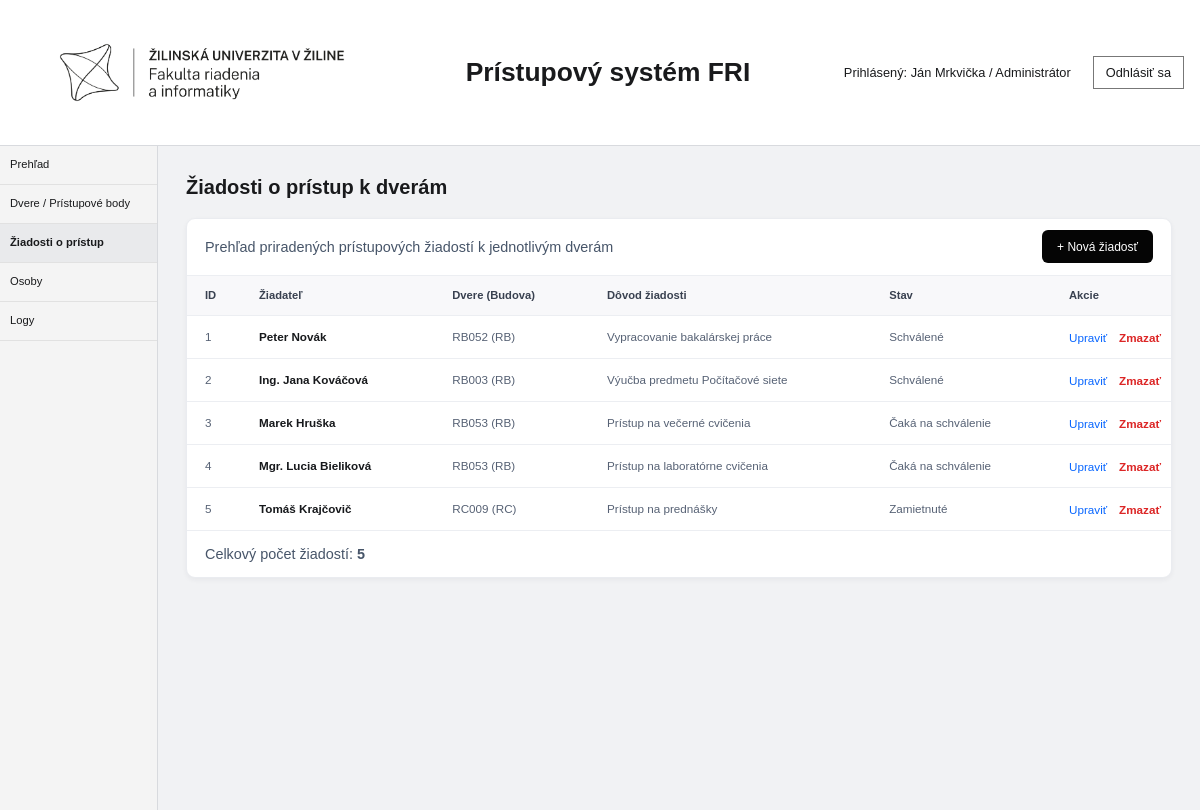
/?c=accessrequest, run on the app's committed database.
### tables this page shows
CREATE TABLE `access_requests` (
                                   `id` INT NOT NULL AUTO_INCREMENT,
                                   `applicant_name` VARCHAR(100) NOT NULL,
                                   `door_id` INT NOT NULL,
                                   `reason` VARCHAR(255) NOT NULL,
                                   `status` VARCHAR(30) NOT NULL DEFAULT 'Čaká na schválenie',
                                   PRIMARY KEY (`id`),
                                   CONSTRAINT `fk_access_requests_doors`
                                       FOREIGN KEY (`door_id`) REFERENCES `doors` (`id`)
                                           ON DELETE CASCADE
                                           ON UPDATE CASCADE
);

CREATE TABLE `doors` (
                         `id` INT NOT NULL AUTO_INCREMENT,
                         `name` VARCHAR(50) NOT NULL,
                         `building` VARCHAR(50) NOT NULL,
                         `description` VARCHAR(255) NOT NULL,
                         PRIMARY KEY (`id`)
);

### Framework/Http/Responses/Response.php (called while the page is built, shortened)
<?php
abstract class Response
{
    public function send(): void
    {
        $this->generate();
    }
}

### public/index.php (called while the page is built, shortened)
<?php
require __DIR__ . '/../Framework/ClassLoader.php';
try {
    $app = new App();
    $app->run();
} catch (Exception $e) {
    die('An error occurred: ' . $e->getMessage());
}

### Framework/Support/LinkGenerator.php (called while the page is built, shortened)
<?php
class LinkGenerator
{
    private Request $request;
    public function __construct(Request $request, Router $router)
    {
        $this->request = $request;
    }
    public function url(
        string|array $destination,
        array $parameters = [],
        bool $absolute = false,
        bool $appendParameters = false
    ): string {
        list($controller, $action) = explode(".", $destination);
        $args = $appendParameters ? $this->request->get() : [];
        $args = ["c" => lcfirst($controller), "a" => $action != "index" ? $action : null] + $parameters + $args;
        $basePath = $absolute ? $this->request->getBaseUrl() : "";
        return $basePath . "?" . http_build_query($args);
    }
}

### Framework/ClassLoader.php (called while the page is built, shortened)
<?php
class ClassLoader
{
    public static function Boot(): void
    {
        spl_autoload_register(function ($class_name) {
            $file = self::getClassFile($class_name);
        });
    }
    public static function getClassFile(string $className): string
    {
        $baseDir = realpath(dirname(__DIR__));
        $relativePath = str_replace('\\', DIRECTORY_SEPARATOR, ltrim($className, '\\')) . '.php';
        return $baseDir . DIRECTORY_SEPARATOR . $relativePath;
    }
}

### Framework/Core/Model.php (called while the page is built, shortened)
<?php
abstract class Model implements \JsonSerializable
{
    protected static array $columnsMap = [];
    private static array $dbColumns = [];
    private static array $modelProperties = [];
    private static IDbConvention $dbConventions;
    protected static function getTableName(): string
    {
        return self::getConventions()->getTableName(get_called_class());
    }
    protected static function getPkColumnName(): string
    {
        return self::getConventions()->getPkColumnName(get_called_class());
    }
    protected static function getColumnsMap(): array
    {
        return static::$columnsMap ?? [];
    }
    public static function getAll(
        ?string $whereClause = null,
        array   $whereParams = [],
        ?string $orderBy = null,
        ?int    $limit = null,
        ?int    $offset = null
    ): array
    {
        try {
            $sql = "SELECT " . static::getDBColumnNamesList() . " FROM `" . static::getTableName() . "`";
            $stmt = Connection::getInstance()->prepare($sql);
            $stmt->execute($whereParams);
            $models = $stmt->fetchAll(PDO::FETCH_CLASS | PDO::FETCH_PROPS_LATE, static::class);
            $dataSet = new ResultSet($models);
            return $models;
        } catch (PDOException $exception) {
            throw new Exception('Query failed: ' . $exception->getMessage(), 0, $exception);
        }
    }
    public static function getOne(mixed $id): ?static
    {
        try {
            $sql = "SELECT " . static::getDBColumnNamesList() . " FROM `" . static::getTableName() . "` WHERE `" .
                static::getPkColumnName() . "`=?";
            $stmt = Connection::getInstance()->prepare($sql);
            $stmt->setFetchMode(PDO::FETCH_CLASS | PDO::FETCH_PROPS_LATE, static::class);
            $stmt->execute([$id]);
            $model = $stmt->fetch() ?: null;
            if ($model !== null) {
                $model->_dbId = $model->getIdValue();
                $model->_resultSet = new ResultSet([$model]);
            }
            return $model;
        } catch (PDOException $exception) {
            throw new Exception('Query failed: ' . $exception->getMessage(), 0, $exception);
        }
    }
    private static function getDbColumns(): array
    {
        if (isset(self::$dbColumns[static::class])) {
            return self::$dbColumns[static::class];
        }
        try {
            $sql = "DESCRIBE " . static::getTableName();
            $stmt = Connection::getInstance()->prepare($sql);
            $stmt->execute([]);
            self::$dbColumns[static::class] = array_column($stmt->fetchAll(), 'Field');
            return self::$dbColumns[static::class];
        } catch (PDOException $exception) {
            throw new Exception('Query failed: ' . $exception->getMessage(), 0, $exception);
        }
    }
    private function getIdValue(): mixed
    {
        $pk = static::getPkColumnName();
        $prop = static::toPropertyName($pk);
        return isset($this->{$prop}) ? $this->{$prop} : null;
    }
    private static function getModelProperties(): array
    {
        if (isset(self::$modelProperties[static::class])) {
            return self::$modelProperties[static::class];
        }
        $reflection = new \ReflectionClass(static::class);
        $properties = [];
        foreach ($reflection->getProperties() as $property) {
            $propertyName = $property->getName();
            if ($property->isStatic()) {
                continue;
            }
            $properties[$propertyName] = true;
        }
        self::$modelProperties[static::class] = $properties;
        return $properties;
    }
    private static function getDBColumnNamesList(): string
    {
        $dbColumns = [];
        foreach (static::getDbColumns() as $columnName) {
            $propertyName = static::toPropertyName($columnName);
            if ($propertyName != $columnName) {
                $dbColumns[] = "`$columnName` AS {$propertyName}";
            } else {
                $dbColumns[] = $columnName;
            }
        }
        return implode(', ', $dbColumns);
    }
    private static function toPropertyName(string $columnName): string
    {
        $customMapping = static::getColumnsMap();
        if (isset($customMapping[$columnName])) {
            return $customMapping[$columnName];
        } else {
            return static::getConventions()->toPropertyName($columnName);
        }
    }
    private static function getConventions(): IDbConvention
    {
        if (!isset(static::$dbConventions)) {
            static::$dbConventions = new (Configuration::DB_CONVENTIONS_CLASS)();
        }
        return static::$dbConventions;
    }
}

### App/Models/AccessRequest.php (called while the page is built, shortened)
<?php
class AccessRequest extends Model
{
    protected ?int $id = null;
    protected ?string $applicant_name = null;
    protected ?int $door_id = null;
    protected ?string $reason = null;
    protected ?string $status = 'Čaká na schválenie';
    protected static function getTableName(): string
    {
        return 'access_requests';
    }
    public function getId(): ?int
    {
        return $this->id;
    }
    public function getApplicantName(): ?string
    {
        return $this->applicant_name;
    }
    public function getReason(): ?string
    {
        return $this->reason;
    }
    public function getStatus(): ?string
    {
        return $this->status;
    }
    public function getDoor(): ?Door
    {
        return Door::getOne($this->door_id);
    }
}

### Framework/DB/Connection.php (called while the page is built, shortened)
<?php
class Connection
{
    private static ?Connection $instance = null;
    private PDO $db;
    public function __construct(PDO $db)
    {
        $this->db = $db;
    }
    public static function getInstance(): Connection
    {
        try {
            if (self::$instance == null) {
                $db = new PDO(
                    'mysql:dbname=' . Configuration::DB_NAME . ';host=' . Configuration::DB_HOST,
                    Configuration::DB_USER,
                    Configuration::DB_PASS
                );
                $db->setAttribute(PDO::ATTR_ERRMODE, PDO::ERRMODE_EXCEPTION);
                $db->setAttribute(PDO::ATTR_EMULATE_PREPARES, true);
                self::$instance = new self($db);
            }
            return self::$instance;
        } catch (PDOException $e) {
            throw new Exception('Connection failed: ' . $e->getMessage());
        }
    }
    public function prepare(string $sql): DebugStatement
    {
        try {
            return new DebugStatement($this->db->prepare($sql));
        } catch (PDOException $e) {
            throw new Exception('Prepare failed: ' . $e->getMessage());
        }
    }
}

### Framework/DB/DebugStatement.php (called while the page is built, shortened)
<?php
class DebugStatement
{
    private PDOStatementAlias $stmt;
    public function __construct($stmt)
    {
        $this->stmt = $stmt;
    }
    public function execute(?array $params = null): bool
    {
        $result = $this->stmt->execute($params);
        $this->stmt->debugDumpParams();
        return $result;
    }
    public function __call(string $name, array $arguments): mixed
    {
        return $this->stmt->{$name}(...$arguments);
    }
}

### App/Controllers/AccessRequestController.php (called while the page is built, shortened)
<?php
class AccessRequestController extends BaseController
{
    public function index(Request $request): Response
    {
        $requests = AccessRequest::getAll();
        return $this->html([
            'requests' => $requests
        ]);
    }
}

### Framework/DB/DefaultConventions.php (called while the page is built, shortened)
<?php
class DefaultConventions implements IDbConvention
{
    public function getTableName(string $className): string
    {
        $arr = explode("\\", $className);
        return Inflect::pluralize(strtolower(end($arr)));
    }
    public function getPkColumnName(string $className): string
    {
        return 'id';
    }
    public function toPropertyName(string $columnName): string
    {
        return $columnName;
    }
}

### Framework/Support/Inflect.php (called while the page is built, shortened)
<?php
class Inflect
{
    public static $plural = array(
        '/(quiz)$/i' => "$1zes",
        '/^(ox)$/i' => "$1en",
        '/([m|l])ouse$/i' => "$1ice",
        '/(matr|vert|ind)ix|ex$/i' => "$1ices",
        '/(x|ch|ss|sh)$/i' => "$1es",
        '/([^aeiouy]|qu)y$/i' => "$1ies",
        '/(hive)$/i' => "$1s",
        '/(?:([^f])fe|([lr])f)$/i' => "$1$2ves",
        '/(shea|lea|loa|thie)f$/i' => "$1ves",
        '/sis$/i' => "ses",
        '/([ti])um$/i' => "$1a",
        '/(tomat|potat|ech|her|vet)o$/i' => "$1oes",
        '/(bu)s$/i' => "$1ses",
        '/(alias)$/i' => "$1es",
        '/(octop)us$/i' => "$1i",
        '/(ax|test)is$/i' => "$1es",
        '/(us)$/i' => "$1es",
        '/s$/i' => "s",
        '/$/' => "s"
    );
    public static $irregular = array(
        'move' => 'moves',
        'foot' => 'feet',
        'goose' => 'geese',
        'sex' => 'sexes',
        'child' => 'children',
        'man' => 'men',
        'tooth' => 'teeth',
        'person' => 'people',
        'valve' => 'valves'
    );
    public static function pluralize($string)
    {
        foreach (self::$irregular as $pattern => $result) {
            $pattern = '/' . $pattern . '$/i';
        }
        foreach (self::$plural as $pattern => $result) {
            if (preg_match($pattern, $string)) {
                return preg_replace($pattern, $result, $string);
            }
        }
        return $string;
    }
}

### App/Views/AccessRequest/index.view.php (the view, shortened to what this page needs)
<h1>Žiadosti o prístup k dverám</h1>
<section class="table-card" aria-label="Zoznam žiadostí o prístup">
    <div class="table-toolbar">
        <p class="records-count">Prehľad priradených prístupových žiadostí k jednotlivým dverám</p>
        <a class="button button-primary" href="<?= $link->url('accessrequest.add') ?>">+ Nová žiadosť</a>
    </div>
    <div class="table-scroll">
        <table>
            <thead>
            <tr>
                <th scope="col">ID</th>
                <th scope="col">Žiadateľ</th>
                <th scope="col">Dvere (Budova)</th>
                <th scope="col">Dôvod žiadosti</th>
                <th scope="col">Stav</th>
                <th scope="col">Akcie</th>
            </tr>
            </thead>
            <tbody>
            <?php if (empty($requests)) { ?>
                <tr>
                    <td colspan="6">V databáze sa momentálne nenachádzajú žiadne žiadosti o prístup.</td>
                </tr>
            <?php } else { ?>
                <?php foreach ($requests as $req) { ?>
                    <?php $door = $req->getDoor(); ?>
                    <tr>
                        <td data-label="ID"><?= (int)$req->getId() ?></td>
                        <th scope="row" data-label="Žiadateľ">
                            <?= htmlspecialchars((string)$req->getApplicantName()) ?>
                        </th>
                        <td data-label="Dvere (Budova)">
                            <?php if ($door !== null) { ?>
                                <?= htmlspecialchars((string)$door->getName()) ?>
                                (<?= htmlspecialchars((string)$door->getBuilding()) ?>)
                            <?php } else { ?>
                                Neznáme dvere
                            <?php } ?>
                        </td>
                        <td data-label="Dôvod žiadosti">
                            <?= htmlspecialchars((string)$req->getReason()) ?>
                        </td>
                        <td data-label="Stav">
                            <?= htmlspecialchars((string)$req->getStatus()) ?>
                        </td>
                        <td data-label="Akcie" class="actions-cell">
                            <a class="edit-link"
                               href="<?= $link->url('accessrequest.edit', ['id' => $req->getId()]) ?>">Upraviť</a>
                            <form method="post"
                                  action="<?= $link->url('accessrequest.delete') ?>"
                                  class="inline-form">
                                <button type="submit" class="delete-link">Zmazať</button>
                            </form>
                        </td>
                    </tr>
                <?php } ?>
            <?php } ?>
            </tbody>
        </table>
    </div>
    <div class="table-footer">
        <p class="records-count">Celkový počet žiadostí: <strong><?= count($requests) ?></strong></p>
    </div>
</section>

### data on the page
access_requests: id "1", applicant_name "Peter Novák", door.name "RB052", door.building "RB", reason "Vypracovanie bakalárskej práce", status "Schválené"
access_requests: id "2", applicant_name "Ing. Jana Kováčová", door.name "RB003", door.building "RB", reason "Výučba predmetu Počítačové siete", status "Schválené"
access_requests: id "3", applicant_name "Marek Hruška", door.name "RB053", door.building "RB", reason "Prístup na večerné cvičenia", status "Čaká na schválenie"
access_requests: id "4", applicant_name "Mgr. Lucia Bieliková", door.name "RB053", door.building "RB", reason "Prístup na laboratórne cvičenia", status "Čaká na schválenie"
access_requests: id "5", applicant_name "Tomáš Krajčovič", door.name "RC009", door.building "RC", reason "Prístup na prednášky", status "Zamietnuté"

### other printed values
count($requests) "5"
